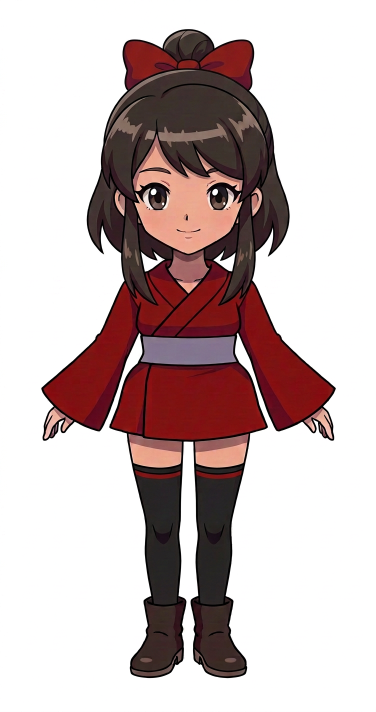
#> input picture swordswoman/v2/hair/turnE_final/front.png, 752 x 1424 px, found by its file name (shown at 1/2 size); its folder holds 4 pictures in this run
$ python km.py
#> lines starting #> are read from the running program, lines starting #| are printed output that depends on the picture; after the words box and inside, x2 and y2 are one past the last pixel; in counts of white or black regions, pixels touching at a corner belong together
import numpy as np, glob
from PIL import Image
from scipy.cluster.vq import kmeans2
S='/Users/waylonhuang/Documents/other/pixelart/swordswoman/v2/hair/turnE_final/'
V=['front','left','back','right','iso_S','iso_SE','iso_E','iso_NE','iso_N']
def fig(v):
#> called with v = 'front'
    x=np.array(Image.open(S+v+'.png').convert('RGB')).astype(float)
    m=(x.min(-1)<215)|(x.max(-1)-x.min(-1)>30)
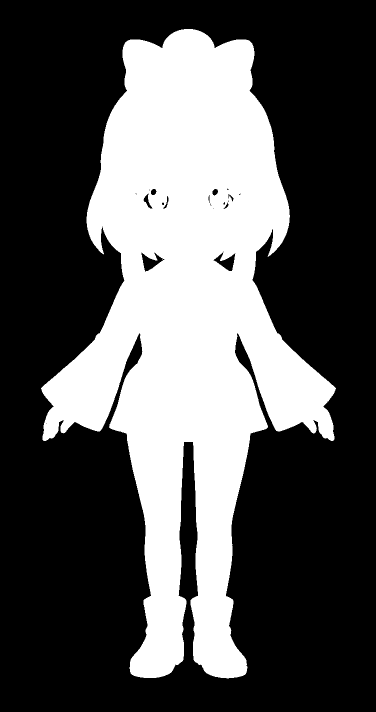
#> m: shape (1424, 752) bool (shown at 1/2 size); 33.9% white; 1 white region, box (x1, y1, x2, y2) and area: (82, 58, 672, 1357) 362588
    return x,m
allp=[];per={}
for v in V:
#> (the run stopped early here; a loop or call above may not have finished)
